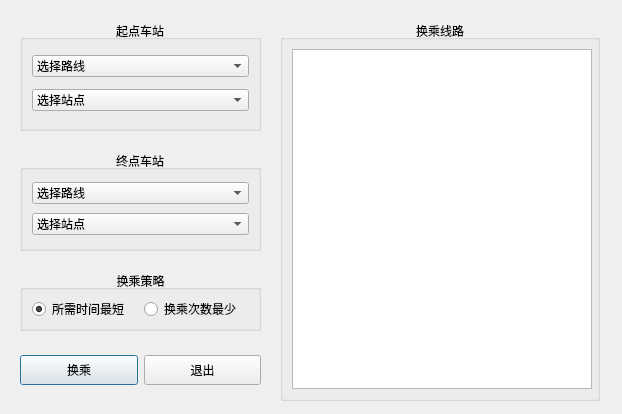
<?xml version="1.0" encoding="UTF-8"?>
<ui version="4.0">
 <class>QueryTransfer</class>
 <widget class="QDialog" name="QueryTransfer">
  <property name="geometry">
   <rect>
    <x>0</x>
    <y>0</y>
    <width>622</width>
    <height>414</height>
   </rect>
  </property>
  <property name="windowTitle">
   <string>换乘指南</string>
  </property>
  <widget class="QGroupBox" name="groupBox">
   <property name="geometry">
    <rect>
     <x>20</x>
     <y>270</y>
     <width>241</width>
     <height>61</height>
    </rect>
   </property>
   <property name="minimumSize">
    <size>
     <width>190</width>
     <height>30</height>
    </size>
   </property>
   <property name="title">
    <string>换乘策略</string>
   </property>
   <property name="alignment">
    <set>Qt::AlignCenter</set>
   </property>
   <layout class="QHBoxLayout" name="horizontalLayout">
    <item>
     <widget class="QRadioButton" name="radioButtonMinTime">
      <property name="minimumSize">
       <size>
        <width>100</width>
        <height>15</height>
       </size>
      </property>
      <property name="font">
       <font>
        <family>Consolas</family>
       </font>
      </property>
      <property name="text">
       <string>所需时间最短</string>
      </property>
      <property name="checked">
       <bool>true</bool>
      </property>
     </widget>
    </item>
    <item>
     <widget class="QRadioButton" name="radioButtonMinTransfer">
      <property name="minimumSize">
       <size>
        <width>100</width>
        <height>15</height>
       </size>
      </property>
      <property name="font">
       <font>
        <family>Consolas</family>
       </font>
      </property>
      <property name="text">
       <string>换乘次数最少</string>
      </property>
     </widget>
    </item>
   </layout>
  </widget>
  <widget class="QWidget" name="horizontalLayoutWidget">
   <property name="geometry">
    <rect>
     <x>20</x>
     <y>340</y>
     <width>241</width>
     <height>61</height>
    </rect>
   </property>
   <layout class="QHBoxLayout" name="horizontalLayout_2">
    <item>
     <widget class="QPushButton" name="pushButtonTransfer">
      <property name="minimumSize">
       <size>
        <width>70</width>
        <height>30</height>
       </size>
      </property>
      <property name="font">
       <font>
        <family>Consolas</family>
       </font>
      </property>
      <property name="text">
       <string>换乘</string>
      </property>
     </widget>
    </item>
    <item>
     <widget class="QPushButton" name="pushButtonexit">
      <property name="minimumSize">
       <size>
        <width>70</width>
        <height>30</height>
       </size>
      </property>
      <property name="font">
       <font>
        <family>Consolas</family>
       </font>
      </property>
      <property name="text">
       <string>退出</string>
      </property>
     </widget>
    </item>
   </layout>
  </widget>
  <widget class="QGroupBox" name="groupBox_2">
   <property name="geometry">
    <rect>
     <x>20</x>
     <y>20</y>
     <width>241</width>
     <height>111</height>
    </rect>
   </property>
   <property name="title">
    <string>起点车站</string>
   </property>
   <property name="alignment">
    <set>Qt::AlignCenter</set>
   </property>
   <layout class="QVBoxLayout" name="verticalLayout_3">
    <item>
     <widget class="QComboBox" name="comboBoxStartLine">
      <property name="minimumSize">
       <size>
        <width>90</width>
        <height>20</height>
       </size>
      </property>
      <property name="font">
       <font>
        <family>Consolas</family>
       </font>
      </property>
      <item>
       <property name="text">
        <string>选择路线</string>
       </property>
      </item>
     </widget>
    </item>
    <item>
     <widget class="QComboBox" name="comboBoxStartStation">
      <property name="minimumSize">
       <size>
        <width>90</width>
        <height>20</height>
       </size>
      </property>
      <property name="font">
       <font>
        <family>Consolas</family>
       </font>
      </property>
      <item>
       <property name="text">
        <string>选择站点</string>
       </property>
      </item>
     </widget>
    </item>
   </layout>
  </widget>
  <widget class="QGroupBox" name="groupBox_3">
   <property name="geometry">
    <rect>
     <x>20</x>
     <y>150</y>
     <width>241</width>
     <height>101</height>
    </rect>
   </property>
   <property name="title">
    <string>终点车站</string>
   </property>
   <property name="alignment">
    <set>Qt::AlignCenter</set>
   </property>
   <layout class="QVBoxLayout" name="verticalLayout_4">
    <item>
     <widget class="QComboBox" name="comboBoxDstLine">
      <property name="minimumSize">
       <size>
        <width>90</width>
        <height>20</height>
       </size>
      </property>
      <property name="font">
       <font>
        <family>Consolas</family>
       </font>
      </property>
      <item>
       <property name="text">
        <string>选择路线</string>
       </property>
      </item>
     </widget>
    </item>
    <item>
     <widget class="QComboBox" name="comboBoxDstStation">
      <property name="minimumSize">
       <size>
        <width>90</width>
        <height>20</height>
       </size>
      </property>
      <property name="font">
       <font>
        <family>Consolas</family>
       </font>
      </property>
      <item>
       <property name="text">
        <string>选择站点</string>
       </property>
      </item>
     </widget>
    </item>
   </layout>
  </widget>
  <widget class="QGroupBox" name="groupBox_4">
   <property name="geometry">
    <rect>
     <x>280</x>
     <y>20</y>
     <width>320</width>
     <height>381</height>
    </rect>
   </property>
   <property name="title">
    <string>换乘线路</string>
   </property>
   <property name="alignment">
    <set>Qt::AlignCenter</set>
   </property>
   <layout class="QHBoxLayout" name="horizontalLayout_3">
    <item>
     <widget class="QTextBrowser" name="textBrowserRoute">
      <property name="minimumSize">
       <size>
        <width>300</width>
        <height>300</height>
       </size>
      </property>
      <property name="font">
       <font>
        <family>Consolas</family>
       </font>
      </property>
     </widget>
    </item>
   </layout>
  </widget>
 </widget>
 <resources/>
 <connections/>
</ui>
